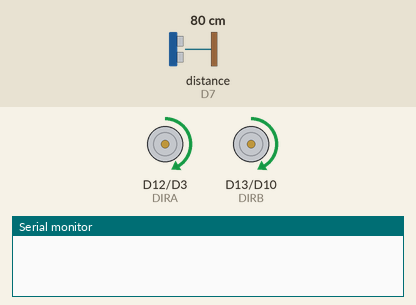
Bench run of a sketch on a simulated Arduino MKR. Shown: direction and speed pins drawn as motors (green arrow = direction pin HIGH = forward, orange = LOW = backward, longer = more drive), the last lines printed to the serial monitor. Inputs (shaded band) come from the test bench; at power-on: distance to the obstacle (sensor on D7) 80 cm. The echo pulse lasts 58.3 µs per cm; WiFi joins after 1.5 s; servers stay silent unless stated; random numbers use the default seed unless the sketch sets one.

Above: at 12.7 s.
12.8 s: distance to the obstacle (sensor on D7) set to 49 cm
16.8 s: distance to the obstacle (sensor on D7) set to 40 cm
At 19.1 s:
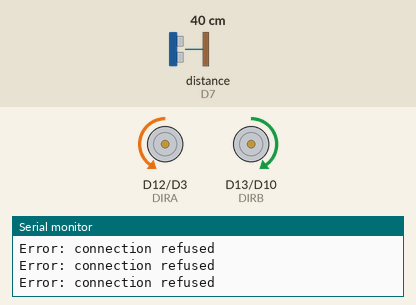
19.6 s: distance to the obstacle (sensor on D7) set to 60 cm
At 21.2 s:
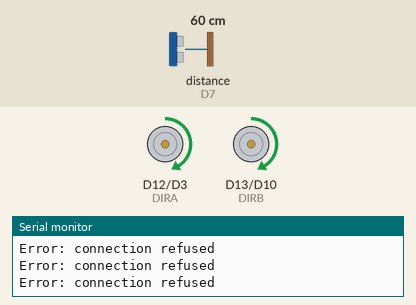
21.9 s: distance to the obstacle (sensor on D7) set to 2 cm
At 23.4 s:
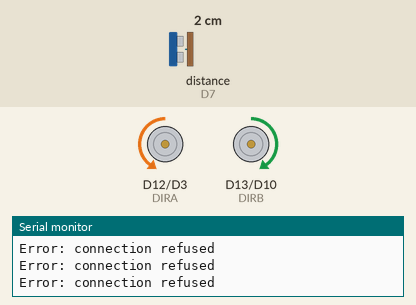
Timing chart, 0 to 24.9 s (numbered marks = the images above; inputs shaded):
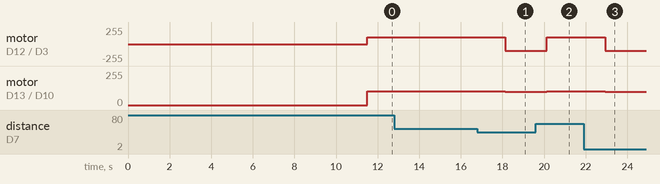

Measured:
- the behaviour switches between 45 and 44 cm on distance to the obstacle (sensor on D7) (found by bisection; images 0 and 1)
- after the input at 16.8 s, motor on D12 (DIRA) / D3 (PWMA): forward 105/255 → backward 100/255 after 1.3 s; motor on D13 (DIRB) / D10 (PWMB): forward 105/255 → forward 100/255 after 1.3 s
- after the input at 19.6 s, motor on D12 (DIRA) / D3 (PWMA): backward 100/255 → forward 105/255 after 0.54 s; motor on D13 (DIRB) / D10 (PWMB): forward 100/255 → forward 105/255 after 0.54 s
- after the input at 21.9 s, motor on D12 (DIRA) / D3 (PWMA): forward 105/255 → backward 100/255 after 1.0 s; motor on D13 (DIRB) / D10 (PWMB): forward 105/255 → forward 100/255 after 1.0 s

The sketch:

ArduinoApp.ino
```cpp
#include <Arduino.h>
#include <NewPing.h>
#include <SPI.h>
#include <WiFiNINA.h>
#include <Firebase_Arduino_WiFiNINA.h>

#include "wifi_data.h"
#include "firebase_data.h"

#define MOTOR_A 0
#define MOTOR_B 1

FirebaseData robotdo;

char ssid[] = SECRET_SSID;
char pass[] = SECRET_PASS;
char firebase_host[] = FIREBASE_HOST;
char firebase_auth[] = FIREBASE_AUTH;
int robot_status = 0;

String miscare_robot = "In curs de conectare...";

const int PWMA = 3;
const int PWMB = 10;
const int DIRA = 12;
const int DIRB = 13;
const int Trig = 8;
const int Echo = 7;
const int MAX_DISTANCE = 300;
const int AVOID_DISTANCE = 45;

int distance;

String path = "/robot";
NewPing sonar(Trig, Echo, MAX_DISTANCE);

void setup() {
 setupMotors();
 Serial.begin(9600);
 randomSeed(analogRead(0));
 Serial.flush();

 while (WiFi.status() != WL_CONNECTED) {
 connectToWiFi();

 delay(10000);
 }
 Firebase.begin(FIREBASE_HOST, FIREBASE_AUTH, SECRET_SSID, SECRET_PASS);
}

void driveMotor(byte motor, byte dir, byte spd) {
 if (motor == MOTOR_A) {
 digitalWrite(DIRA, dir);
 analogWrite(PWMA, spd);
 } else if (motor == MOTOR_B) {
 digitalWrite(DIRB, dir);
 analogWrite(PWMB, spd);
 }
}

void setupMotors() {
 pinMode(PWMA, OUTPUT);
 pinMode(PWMB, OUTPUT);
 pinMode(DIRA, OUTPUT);
 pinMode(DIRB, OUTPUT);
}

void stopMotors() {

 digitalWrite(PWMA, LOW);
 digitalWrite(PWMB, LOW);
}

void connectToWiFi() {
 WiFi.begin(ssid, pass);
}

String displayWifi() {
 if (WiFi.status() == WL_CONNECTED) {
 return SECRET_SSID;
 } else return "In curs de conectare...";
}

String formatIP(IPAddress ip) {
 return String(ip[0]) + "." + String(ip[1]) + "." + String(ip[2]) + "." + String(ip[3]);
}

String displayIPWifi() {
 if (WiFi.status() == WL_CONNECTED) {
 IPAddress ip = WiFi.localIP();
 return formatIP(ip);
 } else return "In curs de conectare...";
}

String displayRSSIWifi() {
 if (WiFi.status() == WL_CONNECTED) {
 int rssi = WiFi.RSSI();
 if(rssi < -74)
 return String(rssi) + " dBm (Semnal slab)";
 else if((rssi < -64) && (rssi > -75))
 return String(rssi) + " dBm (Semnal bun)";
 else if((rssi > -64))
 return String(rssi) + " dBm (Semnal excelent)";
 } else return "In curs de conectare...";
}

String showStatus() {
 if (robot_status == 1) {
 return "Activ";
 } else return "Inactiv";
}

String showMovement() {
 return miscare_robot;

}

String showDistance() {
 return String(distance) + " cm";
}

void loop() {

 String statusMessage = showStatus();
 String movementMessage = showMovement();
 String distanceMessage = showDistance();
 String statusSSID = displayWifi();
 String statusRSSI = displayRSSIWifi();
 String statusIP = displayIPWifi();

 if (WiFi.status() == WL_CONNECTED) {

 distance = sonar.ping_cm();

 if (distance > AVOID_DISTANCE) {
 driveMotor(MOTOR_A, HIGH, 105);
 driveMotor(MOTOR_B, HIGH, 105);
 robot_status = 1;
 miscare_robot = "Inainte";

 Firebase.setString(robotdo, path + "/status_robot", statusMessage);
 Firebase.setString(robotdo, path + "/status_conexiune_wifi" + "/ssid", statusSSID);
 Firebase.setString(robotdo, path + "/status_conexiune_wifi" + "/ip", statusIP);
 Firebase.setString(robotdo, path + "/status_conexiune_wifi" + "/rssi", statusRSSI);
 Firebase.setString(robotdo, path + "/miscare", movementMessage);
 Firebase.setString(robotdo, path + "/distanta", distanceMessage);
 delay(1000);
 }
 if (distance <= AVOID_DISTANCE) {

 int randNumber = random(1000);
 if (randNumber >= 500) {
 robot_status = 1;
 miscare_robot = "Viraj dreapta";

 Firebase.setString(robotdo, path + "/status_robot", statusMessage);
 Firebase.setString(robotdo, path + "/status_conexiune_wifi" + "/ssid", statusSSID);
 Firebase.setString(robotdo, path + "/status_conexiune_wifi" + "/ip", statusIP);
 Firebase.setString(robotdo, path + "/status_conexiune_wifi" + "/rssi", statusRSSI);
 Firebase.setString(robotdo, path + "/miscare", movementMessage);
 Firebase.setString(robotdo, path + "/distanta", distanceMessage);

 while(distance <= AVOID_DISTANCE)
 {
 distance = sonar.ping_cm();
 driveMotor(MOTOR_A, HIGH, 100);
 driveMotor(MOTOR_B, LOW, 100);
 delay(500);
 }
 }
 else {
 robot_status = 1;
 miscare_robot = "Viraj stanga";

 Firebase.setString(robotdo, path + "/status_robot", statusMessage);
 Firebase.setString(robotdo, path + "/status_conexiune_wifi" + "/ssid", statusSSID);
 Firebase.setString(robotdo, path + "/status_conexiune_wifi" + "/ip", statusIP);
 Firebase.setString(robotdo, path + "/status_conexiune_wifi" + "/rssi", statusRSSI);
 Firebase.setString(robotdo, path + "/miscare", movementMessage);
 Firebase.setString(robotdo, path + "/distanta", distanceMessage);

 while(distance <= AVOID_DISTANCE)
 {
 distance = sonar.ping_cm();
 driveMotor(MOTOR_A, LOW, 100);
 driveMotor(MOTOR_B, HIGH, 100);
 delay(500);
 }
 }
 }
 Serial.println("Error: "+robotdo.errorReason());
} else {
 stopMotors();
}
}
```
